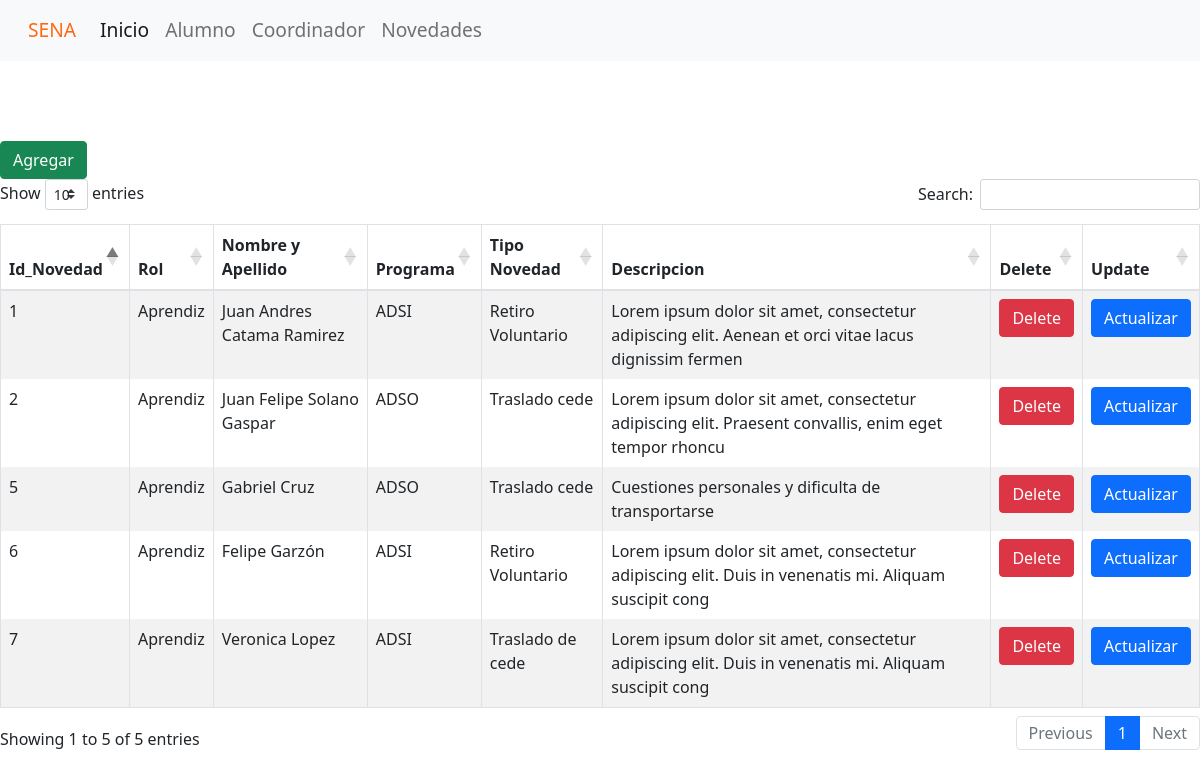
Screenshot of /views/viewsNovedades.php with the database file from the repository.
### tables this page shows
CREATE TABLE `novedades` (
  `Id_Novedad` int(3) NOT NULL,
  `Rol` varchar(30) DEFAULT NULL,
  `Nombre_Apellido` varchar(100) DEFAULT NULL,
  `Programa` varchar(50) DEFAULT NULL,
  `Tipo_Novedad` varchar(60) DEFAULT NULL,
  `Descripcion` varchar(100) DEFAULT NULL
);

### views/viewsNovedades.php (the view, shortened to what this page needs)
<!DOCTYPE html>
<html lang="es">
<head>
    <link rel="stylesheet" href="https://cdnjs.cloudflare.com/ajax/libs/twitter-bootstrap/4.5.2/css/bootstrap.css">
    <link rel="stylesheet" href="https://cdn.datatables.net/1.12.1/css/dataTables.bootstrap4.min.css">
    <link href="https://cdn.jsdelivr.net/npm/bootstrap@5.1.3/dist/css/bootstrap.min.css" rel="stylesheet">
    <link rel="stylesheet" type="text/css" href="../public/CSS/estilos.css">
</head>
<body>
<?php
print('
    <nav class="navbar navbar-expand-lg navbar-light bg-light">
        <div class="container-fluid">
        <a class="navbar-brand" style="color: #FF6712" href="../index.php">SENA</a>
        <button class="navbar-toggler" type="button" data-bs-toggle="collapse" data-bs-target="#navbarNav" aria-controls="navbarNav" aria-expanded="false" aria-label="Toggle navigation">
            <span class="navbar-toggler-icon"></span>
        </button>
            <div class="collapse navbar-collapse" id="navbarNav">
                <ul class="navbar-nav">
                <li class="nav-item">
                    <a class="nav-link active" aria-current="page" href="../index.php">Inicio</a>
                </li>
                <li class="nav-item">
                    <a class="nav-link" href="viewsAlumno.php">Alumno</a>
                </li>
                <li class="nav-item">
                    <a class="nav-link" href="viewsCoordinador.php">Coordinador</a>
                </li>
                <li class="nav-item">
                    <a class="nav-link" href="viewsNovedades.php">Novedades</a>
                </li>
                </ul>
            </div>
        </div>
    </nav>
    <form action="../controlador/controladorNovedades.php" method="post">
        <input class="btn btn-success" type="submit" value="Agregar" id="btnNovedad" name="btnNovedad"/>
    </form>');
    require_once("../modelos/classNovedad.php");
    $novedad = new Novedad();
    $datos = $novedad -> consultarNovedad();
print('
    <table id="example" class="table table-striped table-bordered " style="width:100%">
        <thead>
                <tr>
                    <th>Id_Novedad</th>
                    <th>Rol</th>
                    <th>Nombre y Apellido</th>
                    <th>Programa</th>
                    <th>Tipo Novedad</th>
                    <th>Descripcion</th>
                    <th>Delete</th>
                    <th>Update</th>
                </tr>
        </thead>
            <tbody>');
while ($data = $datos -> fetch(PDO::FETCH_ASSOC)){
    print('
        <tr>
            <td>' .$data["Id_Novedad"].'</td>
            <td>' .$data["Rol"].'</td>
            <td>' .$data["Nombre_Apellido"].'</td>
            <td>' .$data["Programa"].'</td>
            <td>' .$data["Tipo_Novedad"].'</td>
            <td>' .$data["Descripcion"].'</td>
            <td>
                <input class="btn btn-danger" type="button" name="deleteNovedad" id="deleteNovedad"  value="Delete" onclick="eliminar('.$data["Id_Novedad"].') "/>
            </td>
            <td>
                <input class="btn btn-primary" type="button" name="updateNovedad"  value="Actualizar" onclick="validar('.$data["Id_Novedad"]. ') "/>
            </td>
        </tr>
    ');
}
    print('</tbody>
    </table>');
?>
</body>
</html>

### public/CSS/estilos.css (style rules this page uses)
.navbar { margin-bottom: 5rem; }
.navbar a { font-size: 1.2rem; }

### rows the page displays
novedades: Id_Novedad "1", Rol "Aprendiz", Nombre_Apellido "Juan Andres Catama Ramirez", Programa "ADSI", Tipo_Novedad "Retiro Voluntario", Descripcion "Lorem ipsum dolor sit amet, consectetur adipiscing elit. Aenean et orci vitae lacus dignissim fermen"
novedades: Id_Novedad "2", Rol "Aprendiz", Nombre_Apellido "Juan Felipe Solano Gaspar", Programa "ADSO", Tipo_Novedad "Traslado cede", Descripcion "Lorem ipsum dolor sit amet, consectetur adipiscing elit. Praesent convallis, enim eget tempor rhoncu"
novedades: Id_Novedad "5", Rol "Aprendiz", Nombre_Apellido "Gabriel Cruz", Programa "ADSO", Tipo_Novedad "Traslado cede", Descripcion "Cuestiones personales y dificulta de transportarse"
novedades: Id_Novedad "6", Rol "Aprendiz", Nombre_Apellido "Felipe Garzón", Programa "ADSI", Tipo_Novedad "Retiro Voluntario", Descripcion "Lorem ipsum dolor sit amet, consectetur adipiscing elit. Duis in venenatis mi. Aliquam suscipit cong"
novedades: Id_Novedad "7", Rol "Aprendiz", Nombre_Apellido "Veronica Lopez", Programa "ADSI", Tipo_Novedad "Traslado de cede", Descripcion "Lorem ipsum dolor sit amet, consectetur adipiscing elit. Duis in venenatis mi. Aliquam suscipit cong"
